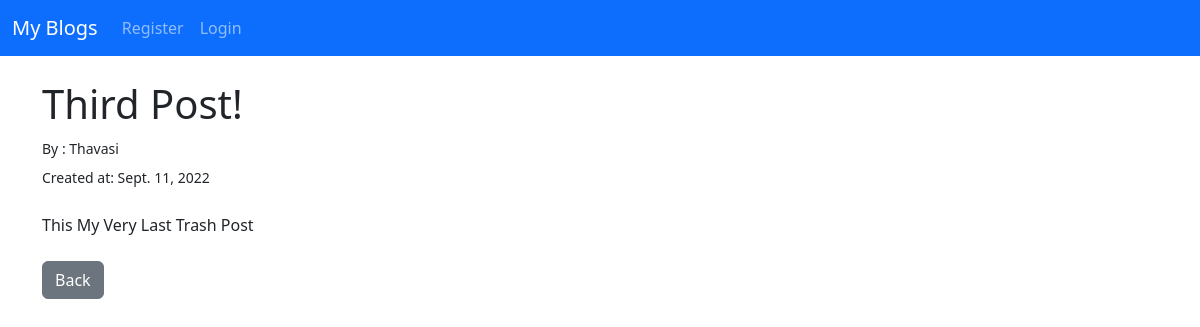
Page /article/3 on the earlier database version.
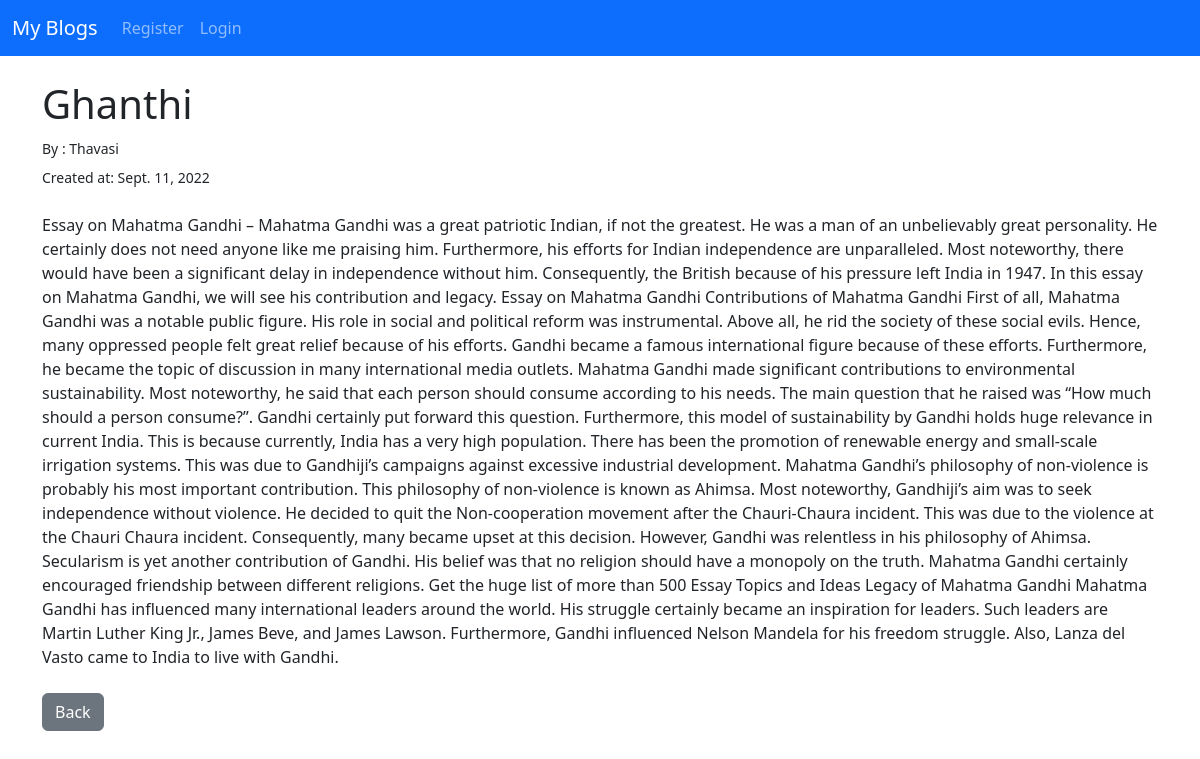
Same page on the later database version.
### user/models.py (models this page shows, shortened)
class Post(models.Model):
    title=models.CharField(max_length=255)
    titleTag=models.CharField(max_length=255)
    author=models.ForeignKey(User,on_delete=models.CASCADE)
    category=models.TextField()
    body=models.TextField()
    post_date=models.DateField(auto_now_add=True)

### user/views.py (the view)
# urls.py: path('article/<int:pk>',ArticleView.as_view(),name='article'),
class ArticleView(DetailView):
    model =Post
    template_name='article.html'

### user/templates/article.html (shortened to what this page needs)
{% extends 'base.html'%}
{% block content%}
	<div>
		<h1>{{post.title}}</h1>
	<small>By : {{post.author}}</small><br>
	<div style="padding-top: 5px;">
		<small>Created at: {{post.post_date}}</small>
	</div>
	<br>
	{{post.body |safe}}
	<br><br>
	<a class="btn btn-secondary" href="{% url 'home' %}">Back</a>
	</div>
{% endblock %}

Differences in the rows shown:
changed Post "Thavasi": title "Third Post!" → "Ghanthi"; body "This My Very Last Trash Post" → "Essay on Mahatma Gandhi – Mahatma Gandhi was a great patriotic Indian, if not the greatest. He was a man of an unbelievably great personality. He certainly does not need anyone like me praising him. Furthermore, his efforts for Indian independence are unparalleled. Most noteworthy, there would have been a significant delay in independence without him. Consequently, the British because of his pressure left India in 1947. In this essay on Mahatma Gandhi, we will see his contribution and legacy. Essay on Mahatma Gandhi Contributions of Mahatma Gandhi First of all, Mahatma Gandhi was a notable public figure. His role in social and political reform was instrumental. Above all, he rid the society…"
